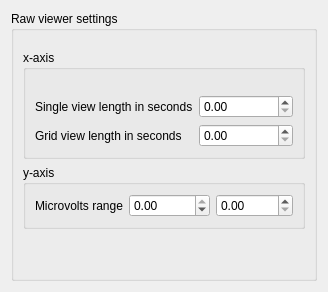
                    <widget class="QWidget" name="rawSettings">
                     <layout class="QVBoxLayout" name="verticalLayout_14">
                      <item>
                       <widget class="QGroupBox" name="groupBox_4">
                        <property name="title">
                         <string>Raw viewer settings</string>
                        </property>
                        <layout class="QVBoxLayout" name="verticalLayout_26">
                         <item>
                          <spacer name="verticalSpacer_5">
                           <property name="orientation">
                            <enum>Qt::Vertical</enum>
                           </property>
                           <property name="sizeType">
                            <enum>QSizePolicy::Preferred</enum>
                           </property>
                           <property name="sizeHint" stdset="0">
                            <size>
                             <width>20</width>
                             <height>10</height>
                            </size>
                           </property>
                          </spacer>
                         </item>
                         <item>
                          <widget class="QGroupBox" name="groupBox_8">
                           <property name="title">
                            <string>x-axis</string>
                           </property>
                           <layout class="QFormLayout" name="formLayout">
                            <item row="1" column="0">
                             <widget class="QLabel" name="label_5">
                              <property name="text">
                               <string>Single view length in seconds</string>
                              </property>
                             </widget>
                            </item>
                            <item row="1" column="1">
                             <widget class="QDoubleSpinBox" name="rawSingleViewLen">
                              <property name="maximum">
                               <double>300.000000000000000</double>
                              </property>
                             </widget>
                            </item>
                            <item row="2" column="0">
                             <widget class="QLabel" name="label_11">
                              <property name="text">
                               <string>Grid view length in seconds</string>
                              </property>
                             </widget>
                            </item>
                            <item row="2" column="1">
                             <widget class="QDoubleSpinBox" name="rawGridViewLen">
                              <property name="maximum">
                               <double>300.000000000000000</double>
                              </property>
                             </widget>
                            </item>
                            <item row="0" column="0">
                             <spacer name="verticalSpacer_9">
                              <property name="orientation">
                               <enum>Qt::Vertical</enum>
                              </property>
                              <property name="sizeType">
                               <enum>QSizePolicy::Preferred</enum>
                              </property>
                              <property name="sizeHint" stdset="0">
                               <size>
                                <width>20</width>
                                <height>10</height>
                               </size>
                              </property>
                             </spacer>
                            </item>
                           </layout>
                          </widget>
                         </item>
                         <item>
                          <widget class="QGroupBox" name="groupBox_9">
                           <property name="title">
                            <string>y-axis</string>
                           </property>
                           <layout class="QGridLayout" name="gridLayout_5">
                            <item row="0" column="0">
                             <widget class="QLabel" name="label_12">
                              <property name="text">
                               <string>Microvolts range</string>
                              </property>
                             </widget>
                            </item>
                            <item row="0" column="1">
                             <widget class="QWidget" name="widget_16" native="true">
                              <layout class="QHBoxLayout" name="horizontalLayout_18">
                               <property name="leftMargin">
                                <number>0</number>
                               </property>
                               <property name="topMargin">
                                <number>0</number>
                               </property>
                               <property name="rightMargin">
                                <number>0</number>
                               </property>
                               <property name="bottomMargin">
                                <number>0</number>
                               </property>
                               <item>
                                <widget class="QDoubleSpinBox" name="rawMinRange">
                                 <property name="minimum">
                                  <double>-10000.000000000000000</double>
                                 </property>
                                 <property name="maximum">
                                  <double>0.000000000000000</double>
                                 </property>
                                </widget>
                               </item>
                               <item>
                                <widget class="QDoubleSpinBox" name="rawMaxRange">
                                 <property name="maximum">
                                  <double>10000.000000000000000</double>
                                 </property>
                                </widget>
                               </item>
                              </layout>
                             </widget>
                            </item>
                           </layout>
                          </widget>
                         </item>
                         <item>
                          <spacer name="verticalSpacer_4">
                           <property name="orientation">
                            <enum>Qt::Vertical</enum>
                           </property>
                           <property name="sizeHint" stdset="0">
                            <size>
                             <width>20</width>
                             <height>40</height>
                            </size>
                           </property>
                          </spacer>
                         </item>
                        </layout>
                       </widget>
                      </item>
                     </layout>
                    </widget>
